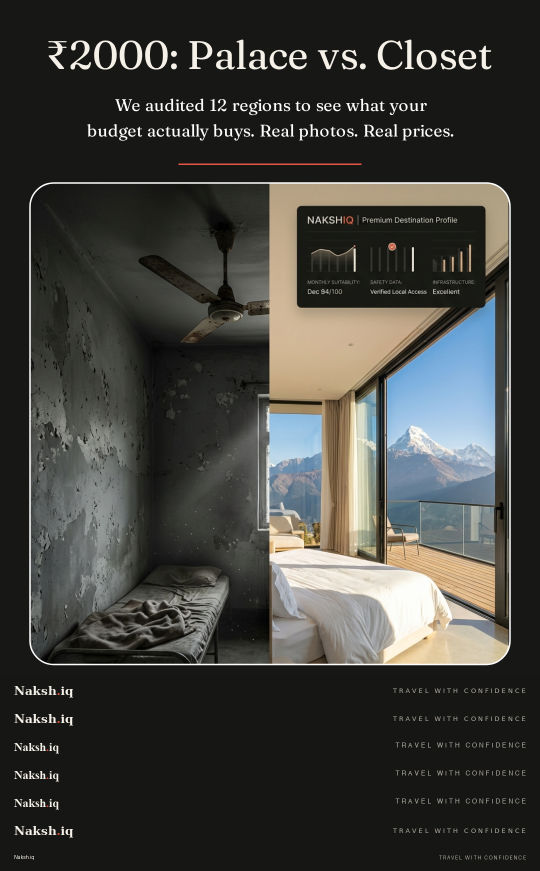
#> input picture nakshiq-autoposter/pomelli_library/pomelli_2000_palace_vs_closet_4.png, 1080 x 1742 px (shown at 1/2 size); its folder holds 4 pictures in this run
$ python brand_pomelli.py pomelli_library/pomelli_2000_palace_vs_closet_4.png
#> lines starting #> are read from the running program, lines starting #| are printed output that depends on the picture
#!/usr/bin/env python3
"""
Apply NakshIQ branding to all Pomelli creative images.

CHANGED 2026-05-03 — NO TEXT OVERLAY RULE:
Pomelli images are already data-rich. Per user direction, no drawn text glyphs
are allowed on Pomelli outputs. This script now pastes a minimal monogram LOGO
IMAGE (italic N + vermillion dot) into the 56-px charcoal footer bar — no
ImageDraw.text() calls. The 56-px bar height is preserved so existing reel
crop logic in reel_map_gen.py / reel_gen.py (crop=iw:ih-56:0:0) continues to
work without modification.

Use --no-bar to skip the footer entirely (cleanest, but reels expecting the
56-px crop will lose 56-px of real image content — only safe for fresh runs).
"""

import os
import sys
from PIL import Image

# ── Brand colours ──────────────────────────────────────────
CHARCOAL   = (22, 22, 20)      # #161614
CREAM      = (245, 241, 232)   # #F5F1E8
VERMILLION = (229, 86, 66)     # #E55642

# ── Dimensions ─────────────────────────────────────────────
BAR_HEIGHT = 56                # footer bar height in px (for 1080×1350) — DO NOT CHANGE without updating reel crops
LOGO_HEIGHT = 32               # rendered monogram height inside the bar
LOGO_PADDING_LEFT = 28

POMELLI_DIR = os.path.join(os.path.dirname(__file__), "pomelli_library")
MONOGRAM_PATH = os.path.join(
    os.path.dirname(__file__),
    "assets", "brand-pack", "nakshiq",
    "icon-system", "monogram", "nakshiq-monogram-light.png",
)


def load_monogram():
    """Load the monogram logo image, resized to LOGO_HEIGHT preserving aspect."""
    if not os.path.exists(MONOGRAM_PATH):
        print(f"  WARN: monogram not found at {MONOGRAM_PATH} — bar will be image-only")
        return None
    try:
        mono = Image.open(MONOGRAM_PATH).convert("RGBA")
        # Resize to LOGO_HEIGHT preserving aspect ratio
        ratio = LOGO_HEIGHT / mono.height
        new_w = int(mono.width * ratio)
        mono = mono.resize((new_w, LOGO_HEIGHT), Image.LANCZOS)
        return mono
    except Exception as e:
        print(f"  WARN: could not load monogram: {e}")
        return None


def brand_image(img_path, monogram, dry_run=False, no_bar=False):
    """Add NakshIQ footer bar with monogram logo IMAGE only — no text glyphs.

    Per user rule (2026-05-03): Pomelli images are already data-rich and must
    NOT have any text overlay. Brand presence comes from a small italic-N
    monogram pasted into the charcoal footer bar.
    """
    try:
        im = Image.open(img_path).convert("RGB")
    except Exception as e:
        print(f"  SKIP {os.path.basename(img_path)}: {e}")
        return False

    w, h = im.size

    if no_bar:
        # Pure pass-through — no branding added at all
        if dry_run:
            preview_path = img_path.replace(".png", "_nobar_preview.png")
            im.save(preview_path, "PNG", optimize=True)
            print(f"  PREVIEW (no-bar) → {os.path.basename(preview_path)}")
            return True
        # No-op (image already as-is)
        return True

    # Create new image with charcoal footer bar appended below original
    new_h = h + BAR_HEIGHT
    branded = Image.new("RGB", (w, new_h), CHARCOAL)
    branded.paste(im, (0, 0))

    # Paste monogram into the bar (left-aligned, vertically centred)
    if monogram is not None:
        bar_y = h
        mono_y = bar_y + (BAR_HEIGHT - monogram.height) // 2
        # Use the alpha channel as a mask so the cream N + vermillion dot
        # land cleanly on the charcoal bar without a white box.
        branded.paste(monogram, (LOGO_PADDING_LEFT, mono_y), monogram)

    if dry_run:
        preview_path = img_path.replace(".png", "_branded_preview.png")
        branded.save(preview_path, "PNG", optimize=True)
        print(f"  PREVIEW → {os.path.basename(preview_path)}")
        return True

    # Overwrite original
    branded.save(img_path, "PNG", optimize=True)
    return True


def main():
    dry_run = "--dry-run" in sys.argv
    no_bar = "--no-bar" in sys.argv
    limit = None
    for arg in sys.argv[1:]:
        if arg.startswith("--limit="):
            limit = int(arg.split("=")[1])

    monogram = None if no_bar else load_monogram()

    images = sorted(f for f in os.listdir(POMELLI_DIR) if f.endswith(".png"))
    if limit:
        images = images[:limit]

    mode = "(NO BAR)" if no_bar else ("(DRY RUN)" if dry_run else "(IN PLACE)")
    print(f"Branding {len(images)} Pomelli images {mode} — monogram-only, no text...")

    ok = 0
    fail = 0
    for i, fname in enumerate(images):
        path = os.path.join(POMELLI_DIR, fname)
        if brand_image(path, monogram, dry_run=dry_run, no_bar=no_bar):
#> in brand_image, im is the input picture: PIL image 1080x1742 RGB; mean R, G, B 64.3, 64.2, 60.2
#> in brand_image, `branded.paste(im, (0, 0))`:
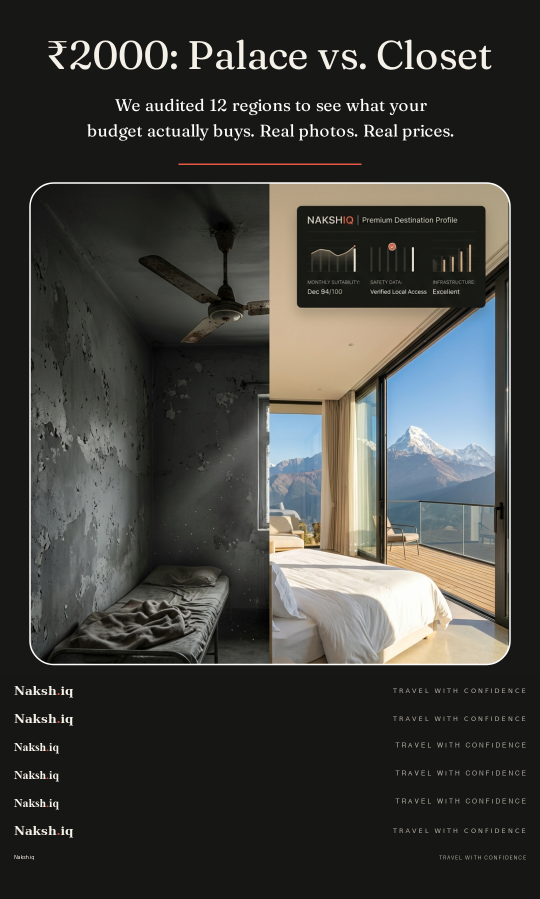
#> branded: PIL image 1080x1798 RGB (shown at 1/2 size); mean R, G, B 63, 62.9, 59
            ok += 1
        else:
            fail += 1
        if (i + 1) % 25 == 0:
            print(f"  ... {i+1}/{len(images)}")
#> pass 2 of the loop in main, `for i, fname in enumerate(images):`:
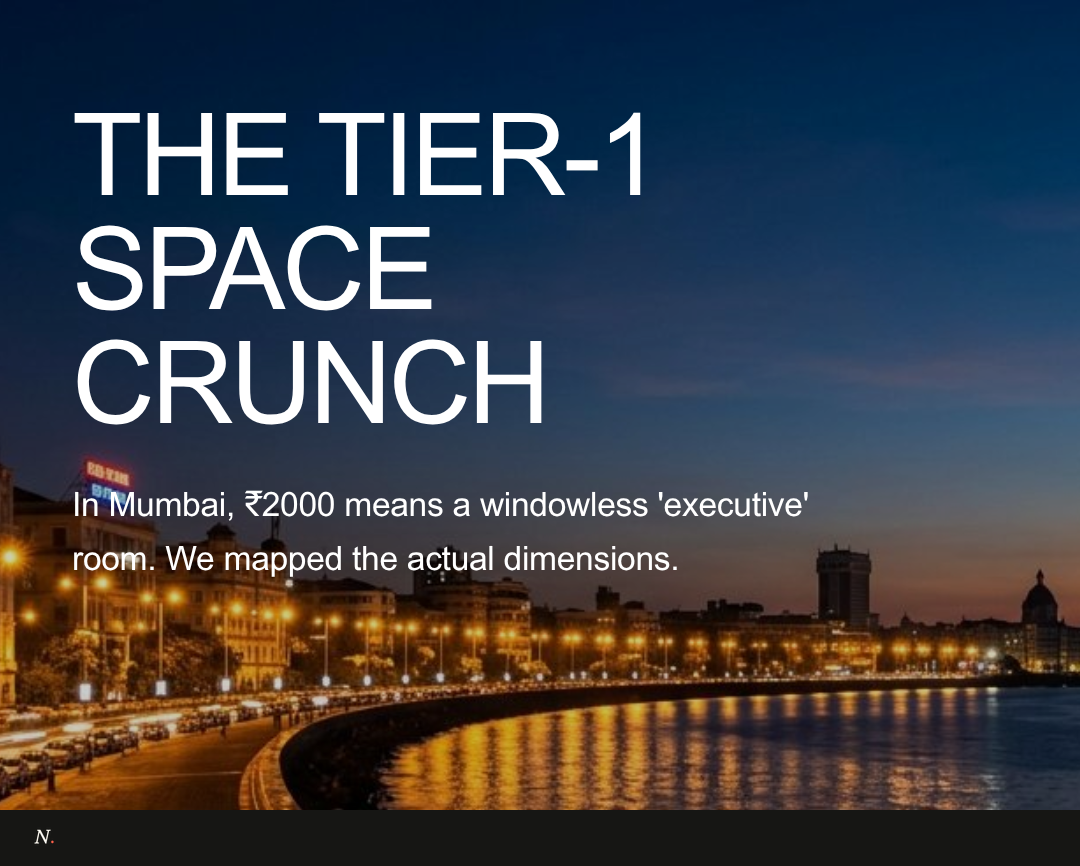
#> input picture nakshiq-autoposter/pomelli_library/pomelli_2000_palace_vs_closet_5 2.png, 1080 x 866 px
#> in brand_image, im is the input picture: PIL image 1080x866 RGB; mean R, G, B 58, 61, 68.8
#> in brand_image (call 2), `branded.paste(im, (0, 0))`:
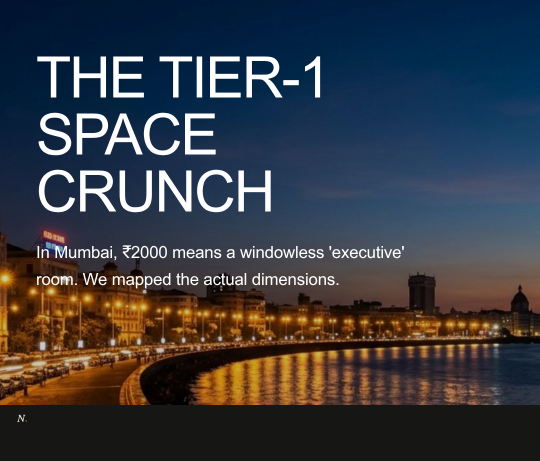
#> branded: PIL image 1080x922 RGB (shown at 1/2 size); mean R, G, B 55.8, 58.7, 65.8
#> pass 3 of the loop in main, `for i, fname in enumerate(images):`:
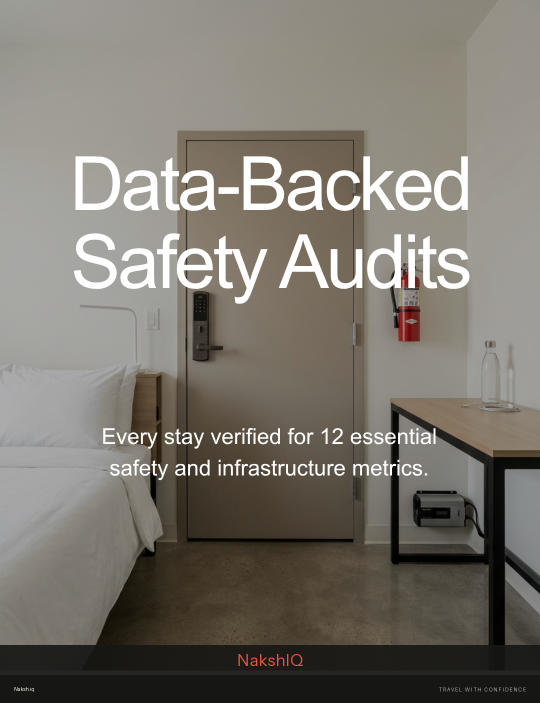
#> input picture nakshiq-autoposter/pomelli_library/pomelli_2000_stay_quality_4.png, 1080 x 1406 px (shown at 1/2 size)
#> in brand_image, im is the input picture: PIL image 1080x1406 RGB; mean R, G, B 123.6, 118.9, 110.6
#> in brand_image (call 3), `branded.paste(im, (0, 0))`:
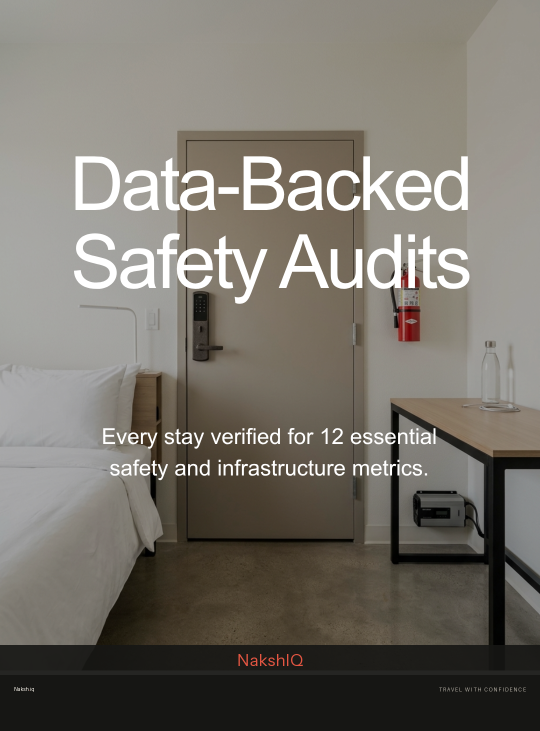
#> branded: PIL image 1080x1462 RGB (shown at 1/2 size); mean R, G, B 119.7, 115.2, 107.1
#> the loop made 4 passes; the first 3 are shown

    print(f"\nDone: {ok} branded, {fail} failed")


if __name__ == "__main__":
    main()
